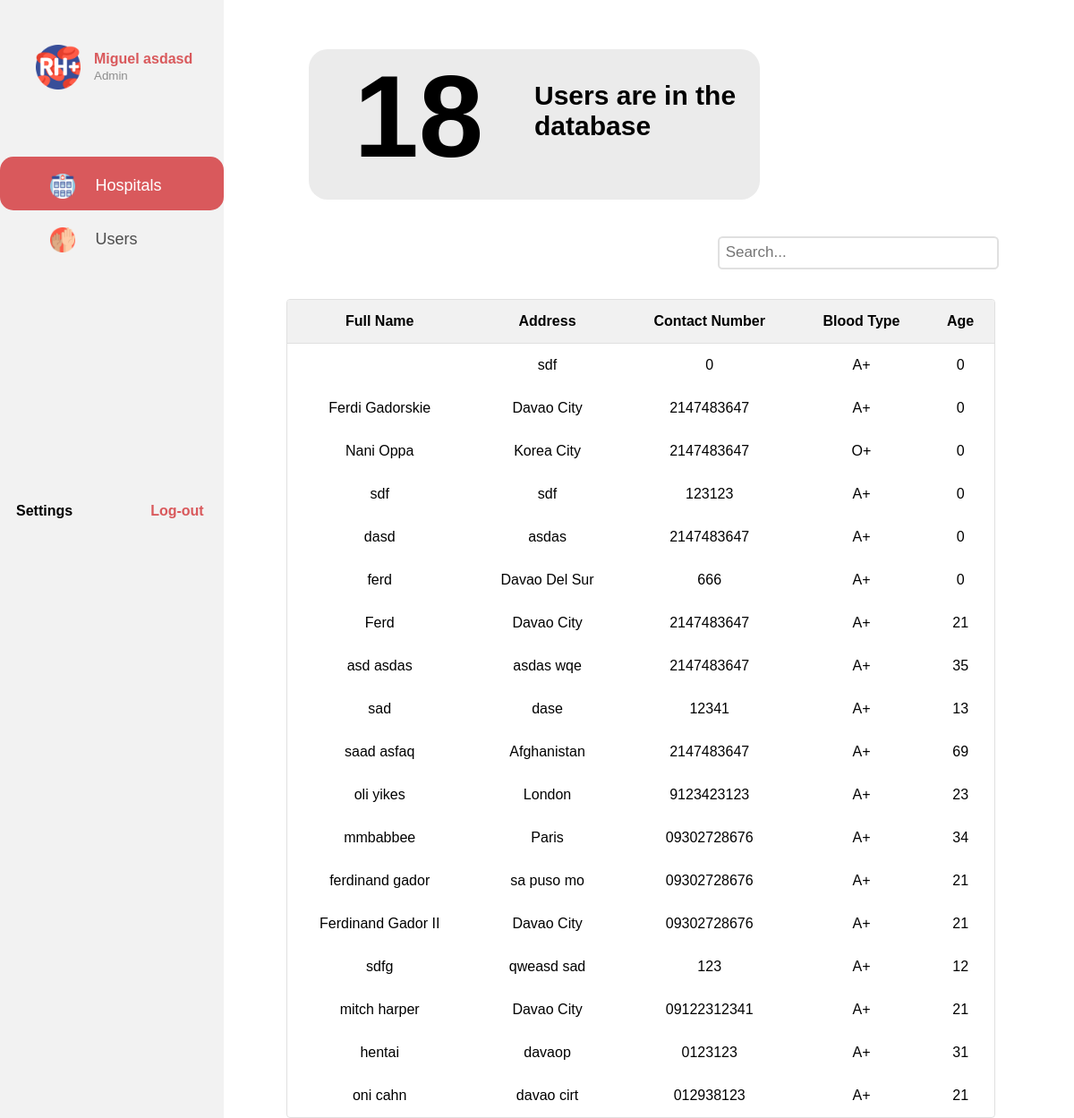
Before: /admin-dashboard-users.php (signed in) with the older database file.
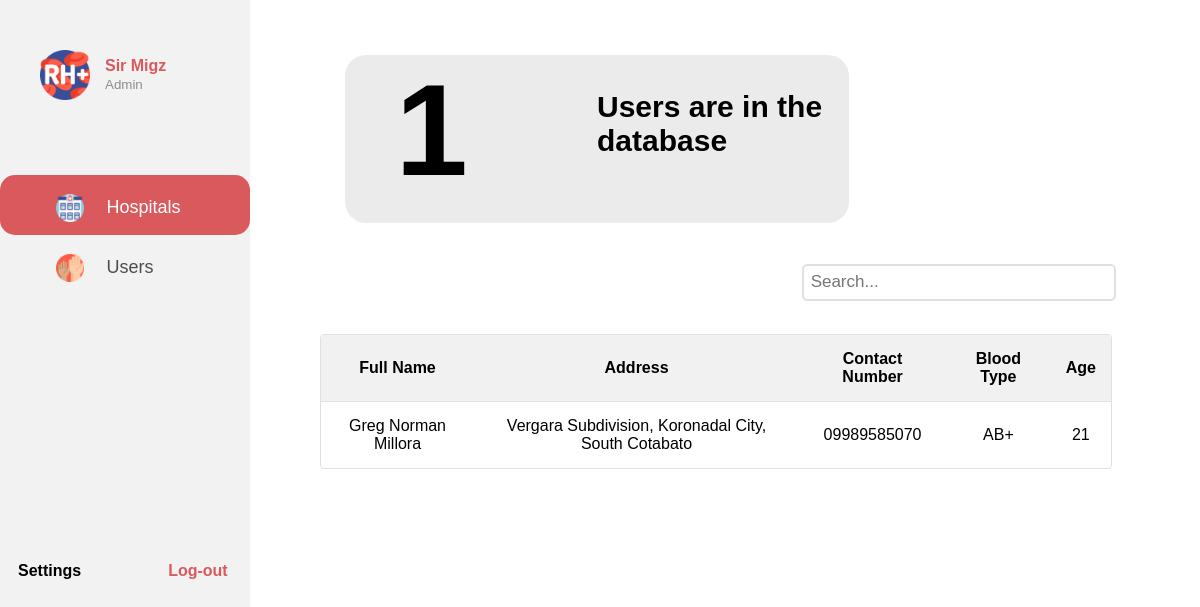
After: the same page with the newer database file.
### tables this page shows
CREATE TABLE `user` (
  `User_ID` int(11) NOT NULL,
  `User_Name` varchar(30) NOT NULL,
  `User_Age` int(2) NOT NULL,
  `User_Address` text NOT NULL,
  `User_Contact_Number` varchar(11) NOT NULL,
  `User_Blood_Type` set('A+','A-','B+','B-','AB+','AB-','O+','O-') NOT NULL,
  `User_Password` varchar(16) NOT NULL,
  `User_Email_Address` varchar(35) NOT NULL,
  `User_Sex` set('Male','Female') NOT NULL
);

### admin-dashboard-users.php (the view, shortened to what this page needs)
<?php
  if(isset($_SESSION['Admin_Name']) && isset($_SESSION['Admin_ID'])){
?>
<!DOCTYPE html>
<html>
<head>
</head>
<body>
  <div class="sidenav">
    <div class="float-container">
        <div class="float-child">
           <div class="icon"><img src="icons/Hospital-Dashboard-Menu/rh-.png"></div>
        </div>
        <div class="float-child">
          <div class="prof-text">
            <p><b><?php echo $_SESSION['Admin_Name']?></b></p>
            <small>Admin</small>
          </div>
        </div>
    </div>
    <div class="menu">
      <div class="dashboard">
        <a href="admin-dashboard-hospital.php" id="first-sidebar" class="a"><img src="icons/menu/medical-center.png">Hospitals</a>
      </div>
      <div class="request">
        <a href="#" class="a"><img src="icons/menu/volunteer.png">Users</a>
      </div>
      <div class="sidebar-bottom">
        <table>
          <th><a href="#">Settings</a></th>
          <th><a href="logout.php" id="log-out">Log-out</a></th>
        </table>
      </div>
    </div>
  </div>
  <div class="header">
    <table>
      <tr>
        <td>
          <div class="totalusers row">
            <div class="column">
            <?php
                $conn = mysqli_connect("localhost","root","","blood_donation_sys");
                $sql = "SELECT * FROM user";
                if ($result=mysqli_query($conn,$sql)) {
                     $rowcount=mysqli_num_rows($result);
                    echo "<b><h2 id='total-user-number'>".$rowcount."</h2></b>";
                }
            ?>
            </div>
            <div class="column" style="margin-top: 35px">
              <b><p id="text-right" style ="font-size: 30px">Users are in the database</p></b>
            </div>
          </div>
        </td>
      </tr>
    </table>
  </div>
  <div class="table-header">
    <table>
      <th><h2> Hospitals</h2></th>
      <th id="search-box"><input type="text" placeholder="Search..."></th>
    </table>
  </div>
  <div class="content">
    <table class="table-content" style="width: 90%">
      <tr>
        <th>Full Name</th>
        <th>Address</th>
        <th>Contact Number</th>
        <th>Blood Type</th>
        <th>Age</th>
      </tr>
        <?php
        $conn = mysqli_connect("localhost","root","","blood_donation_sys");
        $sql = "SELECT User_Name,
        User_Address, User_Contact_Number,User_Blood_Type,User_Age FROM user";
        $result = $conn->query($sql);
        if($result->num_rows>0){
          while($row=$result->fetch_assoc()){
            echo "<tr><td>".$row["User_Name"]."</td><td>".$row["User_Address"]."</td><td>".$row["User_Contact_Number"]."</td><td>".$row["User_Blood_Type"]."</td><td>".$row["User_Age"]."</td></tr>";
          }
          echo"</table>";
        }
        else{
          echo "0 result";
        }
        ?>
  </div>
</body>
</html>
<?php
}else{
    send_alert_error("Session Invalid");
}
?>

Changed rows visible on the page:
removed user: User_Address "sdf", User_Contact_Number "0", User_Blood_Type "A+", User_Age "0"
removed user: User_Name "Ferdi Gadorskie", User_Address "Davao City", User_Contact_Number "2147483647", User_Blood_Type "A+", User_Age "0"
removed user: User_Name "Nani Oppa", User_Address "Korea City", User_Contact_Number "2147483647", User_Blood_Type "O+", User_Age "0"
removed user: User_Name "sdf", User_Address "sdf", User_Contact_Number "123123", User_Blood_Type "A+", User_Age "0"
removed user: User_Name "dasd", User_Address "asdas", User_Contact_Number "2147483647", User_Blood_Type "A+", User_Age "0"
removed user: User_Name "ferd", User_Address "Davao Del Sur", User_Contact_Number "666", User_Blood_Type "A+", User_Age "0"
removed user: User_Name "Ferd", User_Address "Davao City", User_Contact_Number "2147483647", User_Blood_Type "A+", User_Age "21"
removed user: User_Name "asd asdas", User_Address "asdas wqe", User_Contact_Number "2147483647", User_Blood_Type "A+", User_Age "35"
removed user: User_Name "sad", User_Address "dase", User_Contact_Number "12341", User_Blood_Type "A+", User_Age "13"
removed user: User_Name "saad asfaq", User_Address "Afghanistan", User_Contact_Number "2147483647", User_Blood_Type "A+", User_Age "69"
removed user: User_Name "oli yikes", User_Address "London", User_Contact_Number "9123423123", User_Blood_Type "A+", User_Age "23"
removed user: User_Name "mmbabbee", User_Address "Paris", User_Contact_Number "09302728676", User_Blood_Type "A+", User_Age "34"
removed user: User_Name "ferdinand gador", User_Address "sa puso mo", User_Contact_Number "09302728676", User_Blood_Type "A+", User_Age "21"
removed user: User_Name "Ferdinand Gador II", User_Address "Davao City", User_Contact_Number "09302728676", User_Blood_Type "A+", User_Age "21"
removed user: User_Name "sdfg", User_Address "qweasd sad", User_Contact_Number "123", User_Blood_Type "A+", User_Age "12"
removed user: User_Name "mitch harper", User_Address "Davao City", User_Contact_Number "09122312341", User_Blood_Type "A+", User_Age "21"
removed user: User_Name "hentai", User_Address "davaop", User_Contact_Number "0123123", User_Blood_Type "A+", User_Age "31"
removed user: User_Name "oni cahn", User_Address "davao cirt", User_Contact_Number "012938123", User_Blood_Type "A+", User_Age "21"
added user: User_Name "Greg Norman Millora", User_Address "Vergara Subdivision, Koronadal City, South Cotabato", User_Contact_Number "09989585070", User_Blood_Type "AB+", User_Age "21"
Other visible differences:
$_SESSION['Admin_Name']: "Miguel asdasd" → "Sir Migz"
$rowcount: "18" → "1"
